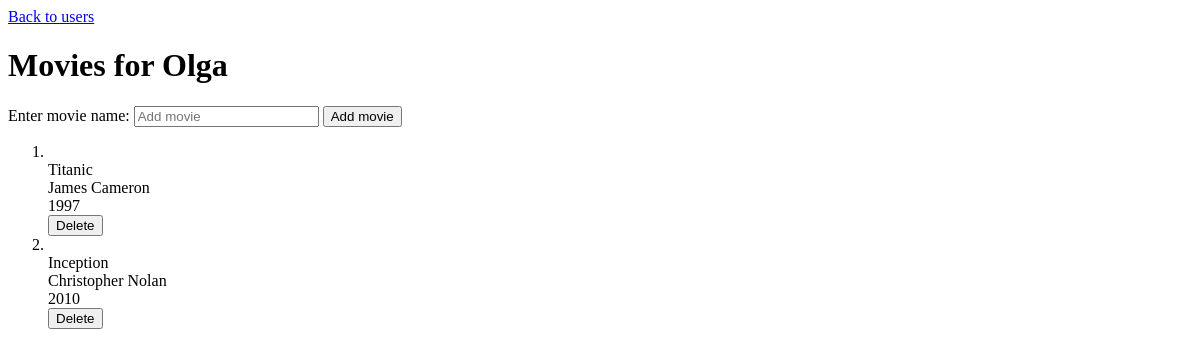
Page /users/1/movies on the earlier database version.
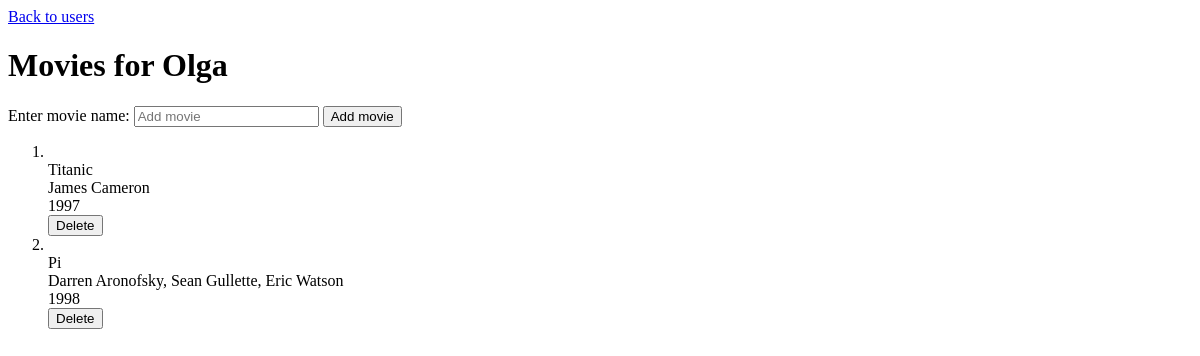
Same page on the later database version.
### models.py (models this page shows)
class User(db.Model):
    __tablename__ = "users"
    id = db.Column(db.Integer, primary_key=True)
    name = db.Column(db.String(100), nullable=False, unique=True)

class Movie(db.Model):
    __tablename__ = "movies"
    id = db.Column(db.Integer, primary_key=True)
    name = db.Column(db.String(100), nullable=False)
    director = db.Column(db.String(100), nullable=False)
    year = db.Column(db.Integer, nullable=False)
    poster_url = db.Column(db.String, nullable=False)
    user_id = db.Column(db.Integer, db.ForeignKey("users.id"), nullable=False)

### app.py (the view)
@app.route("/users/<int:user_id>/movies", methods=["GET"])
def list_movies(user_id):
    user = db.session.get(User, user_id)
    if not user:
        return redirect(url_for("home", message="User not found."))
    message = request.args.get("message")
    movies = data_manager.get_movies(user_id)
    return render_template(
        "list_movies.html", user=user, name=user.name, movies=movies, message=message
    )

### data_manager.py (called while the page is built)
    def get_movies(self, user_id):
        return db.session.query(Movie).filter(Movie.user_id == user_id).all()

### templates/list_movies.html (shortened to what this page needs)
<!DOCTYPE html>
<html lang="en">
<head>
  <link rel="stylesheet" href="static/style.css" />
</head>
  <body>
  <a href="{{ url_for('home') }}">Back to users</a>
  <h1>Movies for {{name}}</h1>
<div class="add-movie">
    <form method="POST" action="/users/{{ user.id }}/movies">
        <label for="movie_name">Enter movie name:</label>
        <input type="text" id="movie_name" name="title" placeholder="Add movie">
            <button type="submit">Add movie</button>
    </form>
 <div>
<ol class="movie-grid">
  {% for movie in movies %}
    <li>
<div class="movie">
<div class="movie-title">{{ movie.name }}</div>
<div class="movie-director">{{ movie.director }}</div>
<div class="movie-year">{{ movie.year }}</div>
<div class="delete" >
<form action="/users/{{ user.id }}/movies/{{ movie.id }}/delete" method="POST">
<input type="submit" value="Delete">
</form>
</div>
</div></li>
{% endfor %}
</ol>
</body>
</html>

Differences in the rows shown:
removed Movie: name "Inception", director "Christopher Nolan", year "2010"
added Movie: name "Pi", director "Darren Aronofsky, Sean Gullette, Eric Watson", year "1998"
